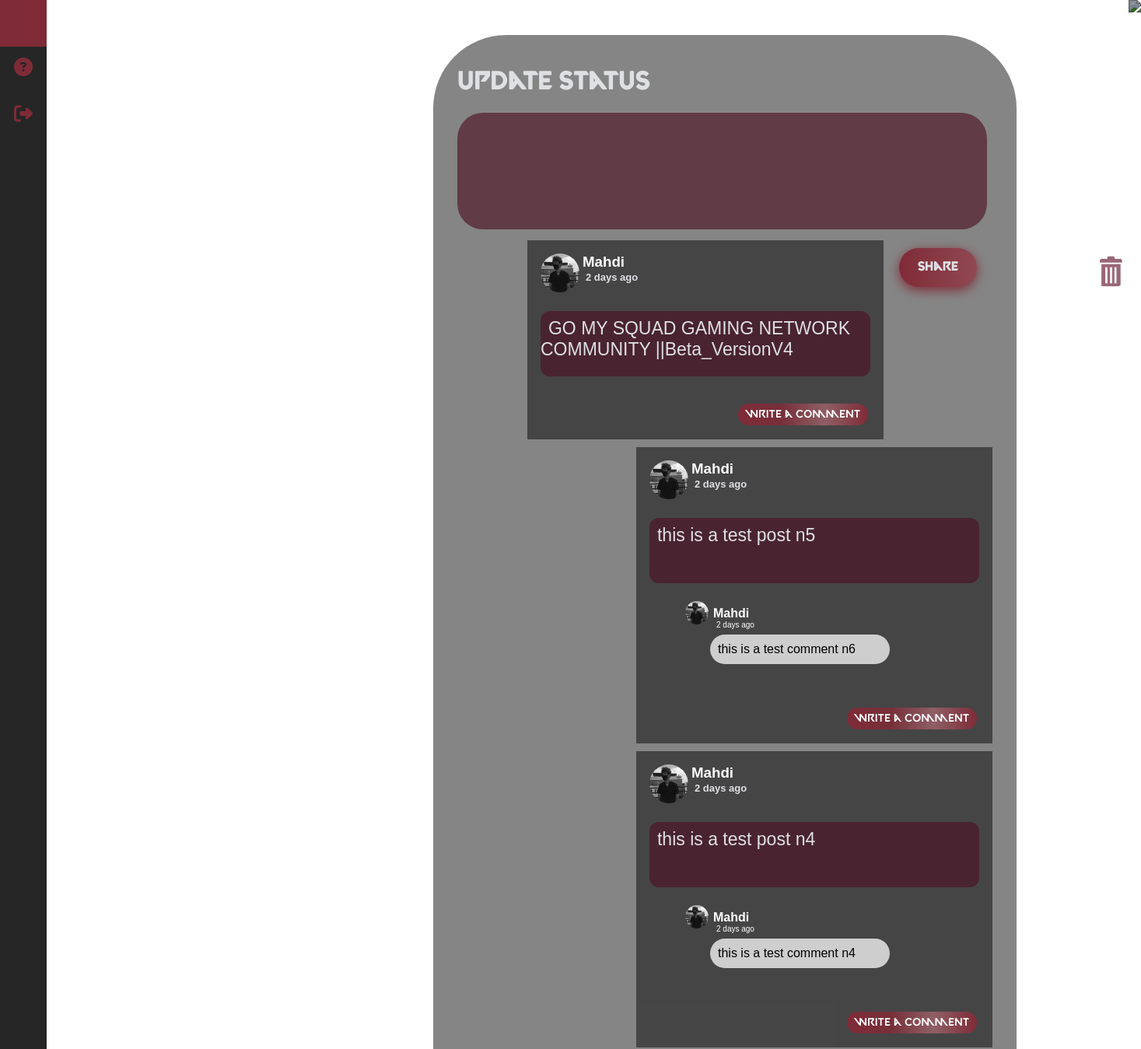
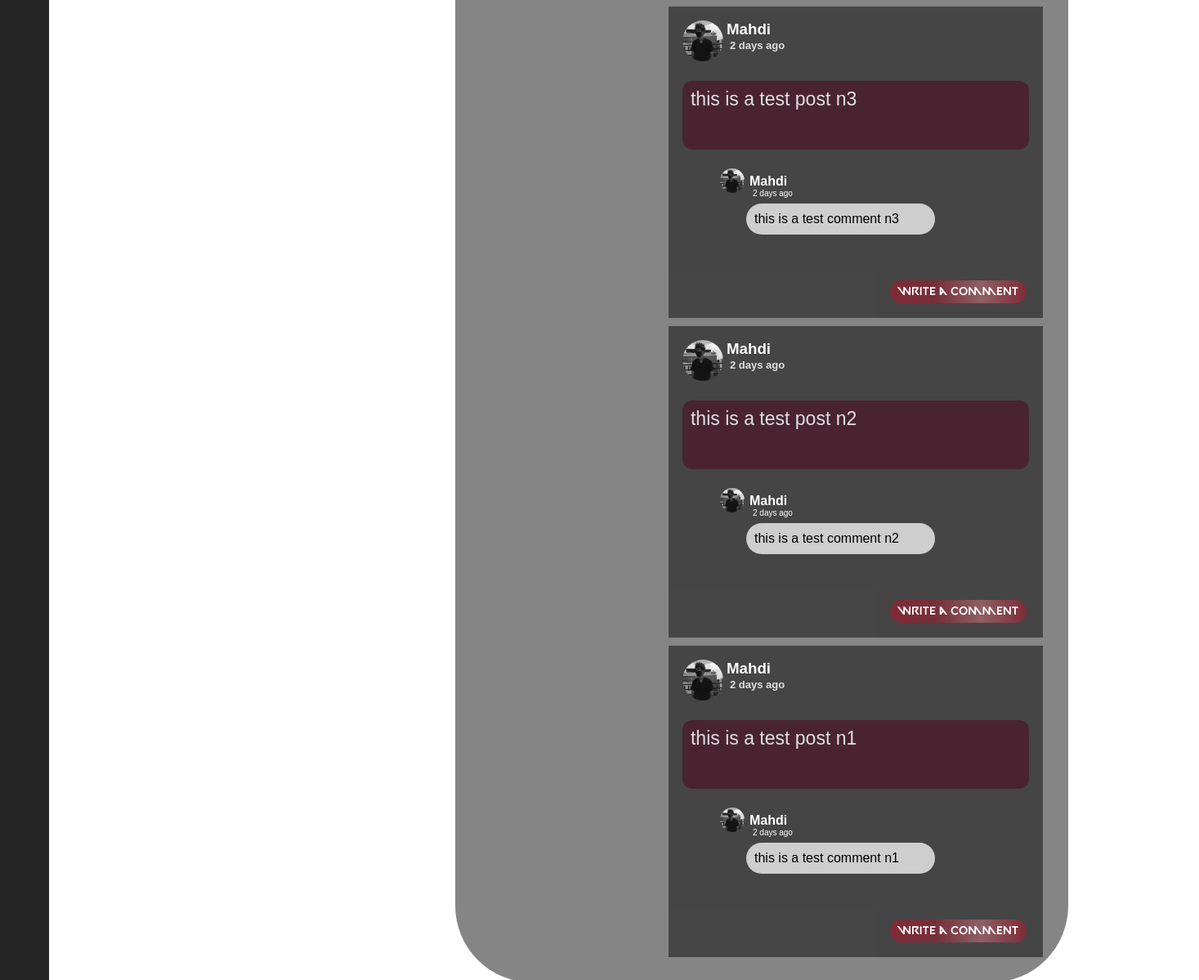
The app's page /valorant.php with its own data (2 pictures, top to bottom).
### tables this page shows
CREATE TABLE `post` (
  `post_id` int(100) NOT NULL,
  `user_id` varchar(100) NOT NULL,
  `content` varchar(100) NOT NULL,
  `category_id` int(10) NOT NULL,
  `created` varchar(100) NOT NULL
);

CREATE TABLE `user` (
  `user_id` int(100) NOT NULL,
  `username` varchar(100) NOT NULL,
  `email` varchar(100) NOT NULL,
  `age` varchar(100) NOT NULL,
  `discord` varchar(100) NOT NULL,
  `password` varchar(100) NOT NULL,
  `password2` varchar(100) NOT NULL,
  `profile_picture` varchar(100) NOT NULL
);

CREATE TABLE `comments` (
  `comment_id` int(100) NOT NULL,
  `post_id` varchar(100) NOT NULL,
  `user_id` varchar(100) NOT NULL,
  `name` varchar(100) NOT NULL,
  `content_comment` varchar(10000) NOT NULL,
  `image` varchar(100) NOT NULL,
  `created` varchar(100) NOT NULL
);

### valorant.php (the view, shortened to what this page needs)
<!DOCTYPE html>
<html>
   <head>
      <link rel="stylesheet" type="text/css" href="css/valorant.css">
   </head>
   <body>
      <?php include ('timming_function.php');?>
      <div class="navigation">
         <ul>
            <li>
               <a href="home.php">
               <span class="icon"><i class="fas fa-home"></i></span>
               </a>
            </li>
            <li>
               <a href="help">
               <span class="icon"><i class="fas fa-question-circle"></i></span>
               </a>
            </li>
            <li>
               <a href="logout.php">
               <span class="icon"><i class="fas fa-sign-out-alt"></i></span>
               </a>
            </li>
         </ul>
      </div>
      <div id="container">
      <div id="right-nav">
         <h1 style="padding-bottom: 20px;">Update Status</h1>
         <div>
            <form method="post" action="post.php">
               <textarea value="Looking for Team ?" name="content" class="post-text" required></textarea>
               <div class="button-share">
                  <button class="btn-hover share" name="Submit">
                     <p>Share</p>
                  </button>
               </div>
            </form>
         </div>
         <?php
            include("includes/database.php");
            ?>
      <?php
                 		$query= mySQLi_query($con,"SELECT * from post LEFT JOIN user on user.user_id = post.user_id WHERE category_id = 0 order by post_id DESC");
                 		while($row = mySQLi_fetch_array($query)){
                 			$posted_by = $row['username'];
                 			$profile_picture = $row['profile_picture'];
                 			$post_id = $row['post_id'];
                 			$time= $row['created'];
                 ?>
      <div class="right-nav1">
         <div class="tools">
            <div class="profile_picture">
               <img src="<?php echo $profile_picture; ?>">
            </div>
            <div class="poster">
               <h3><?php echo $posted_by; ?></h3>
            </div>
            <br>
            <div class="trash2">
               <a href="delete_post.php<?php echo '?id='.$post_id; ?>" title="Delete your post">
               <img  src="css/trash.png"></a>
            </div>
         </div>
         <div class="post_time">
            <strong><?php echo $time = time_stamp($time); ?></strong>
         </div>
         <div class="post-content">
            <p>
               <?php echo $row['content']; ?>
            </p>
         </div>
         <?php
            $comment=mySQLi_query($con,"SELECT * from `comments` WHERE `post_id`='$post_id' order by `post_id` DESC");
            while($row=mySQLi_fetch_array($comment)){
                      $comment_id = $row['comment_id'];
                      $time = $row['created'];
            ?>
         <div class="comment-display" <?php echo $comment_id ?>>
            <div class="comment_avatar">
               <img src="<?php echo $row['image']; ?>">
            </div>
            <div class="comment_name">
               <h3><?php echo $row['name']; ?></h3>
            </div>
            <div class="time-comment">
               <?php echo $time = time_stamp($time); ?>
            </div>
            <div class="comment_post">
               <?php echo $row['content_comment']; ?>
            </div>
         </div>
         <br />
         <?php
            }
            ?>
         <div class="commentor">
            <form method="POST" action="comment.php">
               <div class="comment-area">
                  <div class="comment_box">
                     <details>
                        <summary>
                           <div class="button">
                              <p class="btn-comment"> Write a Comment</p>
                           </div>
                        </summary>
                     </details>
                     </div>
                  </div>
            </form>
            </div>
         </div>
         <?php
            }
            ?>
      </div>
      <div class="omen">
         <img src="css/omen.png">
      </div>
   </body>
</html>

### timming_function.php (shortened to what this page needs)
<?php
function time_stamp($session_time)
{
			$time_difference = time() - $session_time ;
			$seconds = $time_difference ;
			$minutes = round($time_difference / 60 );
			$hours = round($time_difference / 3600 );
			$days = round($time_difference / 86400 );
			if($seconds <= 60)
			{
			echo"$seconds seconds ago";
			}
			else if($days <=7)
			{
			if($days==1)
			{
			echo"one day ago";
			}
			else
			{
			echo"$days days ago";
			}
			}
			}
?>

### records on screen
post: user.profile_picture (picture), user.username "Mahdi", content "GO MY SQUAD GAMING NETWORK COMMUNITY ||Beta_VersionV4"
post: user.profile_picture (picture), user.username "Mahdi", content "this is a test post n5"
comments: image (picture), name "Mahdi", content_comment "this is a test comment n6"
post: user.profile_picture (picture), user.username "Mahdi", content "this is a test post n4"
comments: image (picture), name "Mahdi", content_comment "this is a test comment n4"
post: user.profile_picture (picture), user.username "Mahdi", content "this is a test post n3"
comments: image (picture), name "Mahdi", content_comment "this is a test comment n3"
post: user.profile_picture (picture), user.username "Mahdi", content "this is a test post n2"
comments: image (picture), name "Mahdi", content_comment "this is a test comment n2"
post: user.profile_picture (picture), user.username "Mahdi", content "this is a test post n1"
comments: image (picture), name "Mahdi", content_comment "this is a test comment n1"
